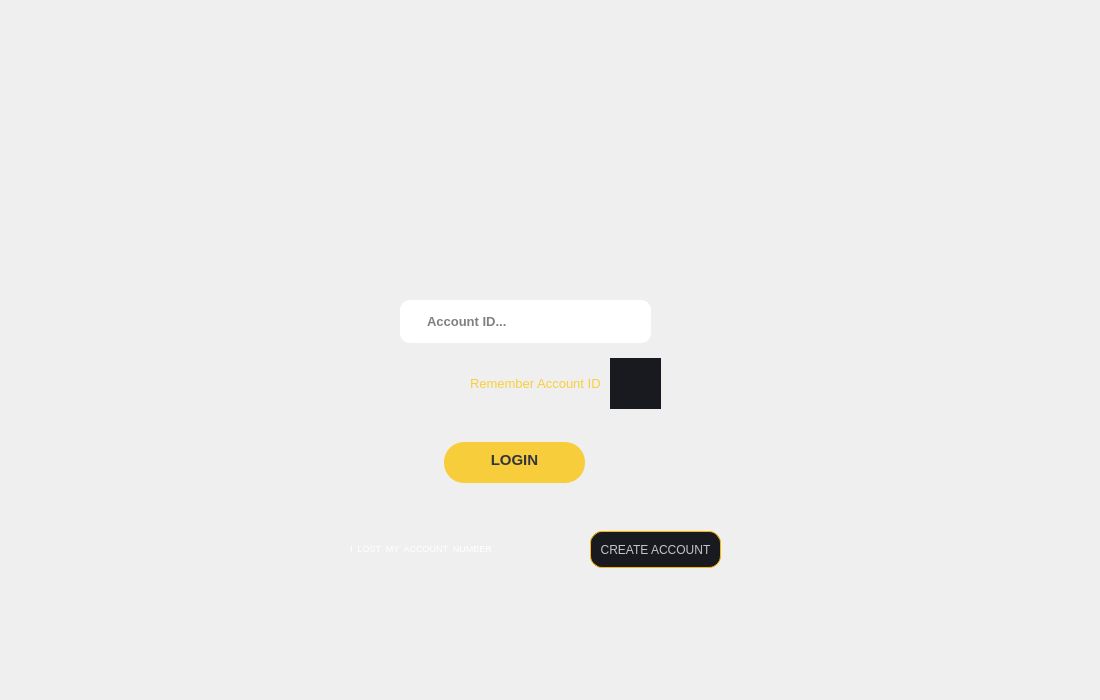
<?xml version="1.0" encoding="UTF-8"?>
<ui version="4.0">
 <class>MainWindow</class>
 <widget class="QWidget" name="MainWindow">
  <property name="geometry">
   <rect>
    <x>0</x>
    <y>0</y>
    <width>1100</width>
    <height>700</height>
   </rect>
  </property>
  <property name="windowTitle">
   <string>MainWindow</string>
  </property>
  <property name="styleSheet">
   <string notr="true"/>
  </property>
  <widget class="QStackedWidget" name="stackedWidget">
   <property name="geometry">
    <rect>
     <x>0</x>
     <y>0</y>
     <width>1101</width>
     <height>701</height>
    </rect>
   </property>
   <property name="currentIndex">
    <number>0</number>
   </property>
   <widget class="QWidget" name="page">
    <widget class="QLabel" name="logolabel">
     <property name="geometry">
      <rect>
       <x>450</x>
       <y>60</y>
       <width>141</width>
       <height>171</height>
      </rect>
     </property>
     <property name="styleSheet">
      <string notr="true">QLabel
{
image: url(:/resources/img/logo.png);
}</string>
     </property>
     <property name="text">
      <string/>
     </property>
    </widget>
    <widget class="QLineEdit" name="eLogin">
     <property name="geometry">
      <rect>
       <x>400</x>
       <y>300</y>
       <width>251</width>
       <height>43</height>
      </rect>
     </property>
     <property name="font">
      <font>
       <pointsize>10</pointsize>
       <weight>75</weight>
       <bold>true</bold>
      </font>
     </property>
     <property name="styleSheet">
      <string notr="true">QLineEdit {

background-color:#ffffff;
border:#18191e;
color:#000000;
padding-left:25px;
border-radius:10px;

}</string>
     </property>
     <property name="text">
      <string/>
     </property>
     <property name="placeholderText">
      <string extracomment="password">Account ID...</string>
     </property>
    </widget>
    <widget class="QLabel" name="label_4">
     <property name="geometry">
      <rect>
       <x>470</x>
       <y>363</y>
       <width>141</width>
       <height>41</height>
      </rect>
     </property>
     <property name="font">
      <font>
       <pointsize>10</pointsize>
      </font>
     </property>
     <property name="styleSheet">
      <string notr="true">QLabel
{
color:#f9ce3b;
}</string>
     </property>
     <property name="text">
      <string>Remember Account ID</string>
     </property>
    </widget>
    <widget class="QPushButton" name="rememberMeButton">
     <property name="geometry">
      <rect>
       <x>610</x>
       <y>358</y>
       <width>51</width>
       <height>51</height>
      </rect>
     </property>
     <property name="styleSheet">
      <string notr="true">QPushButton
{
background-color:#191a1f;

border-image: url(:/resources/img/uncheck.png);
border:0px;

}

QPushButton:checked
{

border-image: url(:/resources/img/check (3).png);
}</string>
     </property>
     <property name="text">
      <string/>
     </property>
     <property name="checkable">
      <bool>true</bool>
     </property>
     <property name="checked">
      <bool>false</bool>
     </property>
    </widget>
    <widget class="QPushButton" name="signin">
     <property name="geometry">
      <rect>
       <x>444</x>
       <y>442</y>
       <width>141</width>
       <height>41</height>
      </rect>
     </property>
     <property name="font">
      <font>
       <family>Yu Gothic UI</family>
       <pointsize>11</pointsize>
       <weight>75</weight>
       <bold>true</bold>
      </font>
     </property>
     <property name="cursor">
      <cursorShape>PointingHandCursor</cursorShape>
     </property>
     <property name="styleSheet">
      <string notr="true">QPushButton
{
background-color:#f8cd3b;
border-radius:20px;
color:#32353e;
padding-bottom:5px;
}

</string>
     </property>
     <property name="text">
      <string>LOGIN</string>
     </property>
    </widget>
    <widget class="QPushButton" name="upgrade">
     <property name="geometry">
      <rect>
       <x>590</x>
       <y>531</y>
       <width>131</width>
       <height>37</height>
      </rect>
     </property>
     <property name="font">
      <font>
       <pointsize>9</pointsize>
       <strikeout>false</strikeout>
      </font>
     </property>
     <property name="cursor">
      <cursorShape>PointingHandCursor</cursorShape>
     </property>
     <property name="layoutDirection">
      <enum>Qt::RightToLeft</enum>
     </property>
     <property name="autoFillBackground">
      <bool>false</bool>
     </property>
     <property name="styleSheet">
      <string notr="true">QPushButton
{
background-color:#191a1f;
border-radius:12px;
border-style:solid;
color:#c4c5c9;
border:1px solid #ffb400;
padding-left:5px;
padding-right:5px;

}</string>
     </property>
     <property name="text">
      <string>CREATE ACCOUNT</string>
     </property>
    </widget>
    <widget class="QLabel" name="label_3">
     <property name="geometry">
      <rect>
       <x>350</x>
       <y>530</y>
       <width>211</width>
       <height>37</height>
      </rect>
     </property>
     <property name="font">
      <font>
       <pointsize>7</pointsize>
      </font>
     </property>
     <property name="styleSheet">
      <string notr="true">QLabel
{
color:#ffffff;
}</string>
     </property>
     <property name="text">
      <string>I  LOST  MY  ACCOUNT  NUMBER</string>
     </property>
    </widget>
    <widget class="QLabel" name="label">
     <property name="geometry">
      <rect>
       <x>554</x>
       <y>451</y>
       <width>27</width>
       <height>20</height>
      </rect>
     </property>
     <property name="styleSheet">
      <string notr="true">QLabel
{
image: url(:/resources/img/signarrow.PNG);
}</string>
     </property>
     <property name="text">
      <string/>
     </property>
    </widget>
   </widget>
  </widget>
 </widget>
 <layoutdefault spacing="6" margin="11"/>
 <resources/>
 <connections/>
</ui>
